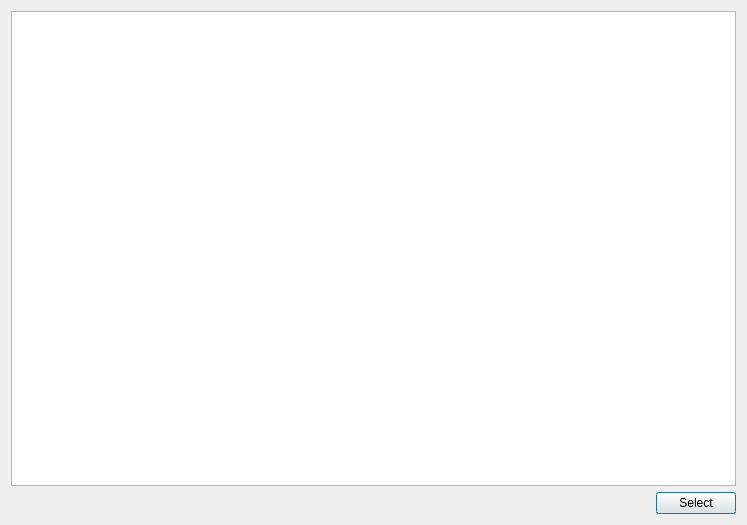
<?xml version="1.0" encoding="UTF-8"?>
<ui version="4.0">
 <class>AddressBookDialog</class>
 <widget class="QDialog" name="AddressBookDialog">
  <property name="geometry">
   <rect>
    <x>0</x>
    <y>0</y>
    <width>747</width>
    <height>525</height>
   </rect>
  </property>
  <property name="windowTitle">
   <string>Select address</string>
  </property>
  <layout class="QVBoxLayout" name="verticalLayout">
   <item>
    <widget class="QTreeView" name="m_addressBookView">
      <property name="autoScrollMargin">
        <number>0</number>
      </property>
     <property name="styleSheet">
      <string notr="true">QTreeView::item:selected
       {
           background-color: purple;
           color: white;
       }
      </string>
     </property>     
     <property name="indentation">
      <number>0</number>
     </property>      
   </widget>
   </item>
   <item>
    <layout class="QHBoxLayout" name="horizontalLayout">
     <item>
      <spacer name="horizontalSpacer">
       <property name="orientation">
        <enum>Qt::Horizontal</enum>
       </property>
       <property name="sizeHint" stdset="0">
        <size>
         <width>40</width>
         <height>20</height>
        </size>
       </property>
      </spacer>
     </item>
     <item>
      <widget class="QPushButton" name="m_okButton">
       <property name="text">
        <string>Select</string>
       </property>
      </widget>
     </item>
    </layout>
   </item>
  </layout>
 </widget>
 <resources/>
 <connections>
  <connection>
   <sender>m_okButton</sender>
   <signal>clicked()</signal>
   <receiver>AddressBookDialog</receiver>
   <slot>accept()</slot>
   <hints>
    <hint type="sourcelabel">
     <x>694</x>
     <y>499</y>
    </hint>
    <hint type="destinationlabel">
     <x>373</x>
     <y>262</y>
    </hint>
   </hints>
  </connection>
  <connection>
   <sender>m_addressBookView</sender>
   <signal>doubleClicked(QModelIndex)</signal>
   <receiver>AddressBookDialog</receiver>
   <slot>accept()</slot>
   <hints>
    <hint type="sourcelabel">
     <x>373</x>
     <y>242</y>
    </hint>
    <hint type="destinationlabel">
     <x>373</x>
     <y>262</y>
    </hint>
   </hints>
  </connection>
 </connections>
</ui>
